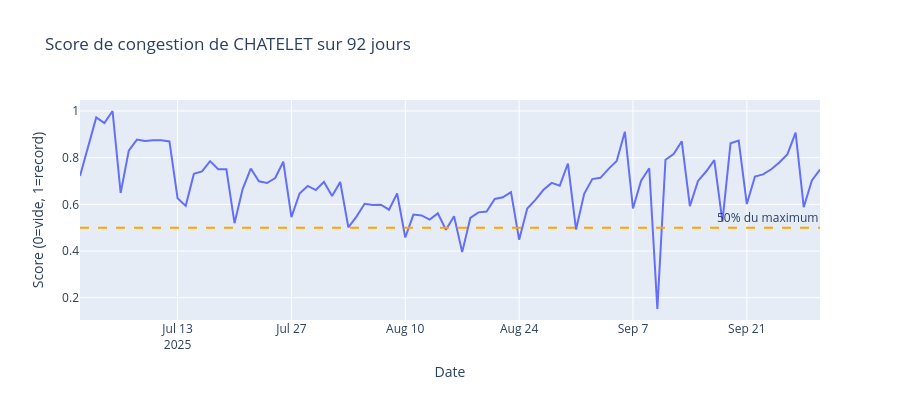

Notebook source saved alongside this figure:
### Markdown cell above
---
## ÉTAPE 3.6 — Score de congestion

### Pourquoi ?
Le score = NB_VALD / max historique de l'arrêt.
Il permet de **comparer des arrêts de tailles très différentes**.
Saint-Lazare à 0.5 = 50% de son record.
Ablon à 0.5 = 50% de son record.
Les deux arrêts sont comparables malgré des volumes très différents.

### Code cell
# Calculer le score de congestion
df = pp.add_congestion_score(df)

print('Score de congestion créé :')
print(df['score_congestion'].describe())

# Distribution du score
fig, axes = plt.subplots(1, 2, figsize=(14, 5))
fig.suptitle('Score de congestion', fontsize=13, fontweight='bold')

# Histogramme
axes[0].hist(df['score_congestion'], bins=50, color='steelblue',
             edgecolor='white', alpha=0.8)
axes[0].set_xlabel('Score de congestion (0=vide, 1=record)')
axes[0].set_ylabel('Nombre de lignes')
axes[0].set_title('Distribution du score')

# Score moyen par arrêt (Top 20)
score_moy = (df.groupby('LIBELLE_ARRET')['score_congestion']
               .mean().nlargest(20).reset_index())
axes[1].barh(score_moy['LIBELLE_ARRET'], score_moy['score_congestion'],
             color='coral')
axes[1].set_xlabel('Score moyen de congestion')
axes[1].set_title('Top 20 arrêts par score moyen')
axes[1].invert_yaxis()

plt.tight_layout()
plt.show()

# Exemple : score de CHATELET dans le temps
df_chatelet = df[df['LIBELLE_ARRET'] == 'CHATELET'].sort_values('JOUR')

fig = px.line(
    df_chatelet, x='JOUR', y='score_congestion',
    title='Score de congestion de CHATELET sur 92 jours',
    labels={'score_congestion': 'Score (0=vide, 1=record)', 'JOUR': 'Date'}
)
fig.add_hline(y=0.5, line_dash='dash', line_color='orange',
              annotation_text='50% du maximum')
fig.update_layout(height=400)
fig.show()

### Figure 1 — Plotly figure (JSON) as saved in the notebook; plotly's stock layout.template omitted (floating-point values rounded to 4 significant figures)
{"data": [{"hovertemplate": "Date=%{x}<br>Score (0=vide, 1=record)=%{y}<extra></extra>", "legendgroup": "", "line": {"color": "#636efa", "dash": "solid"}, "marker": {"symbol": "circle"}, "mode": "lines", "name": "", "orientation": "v", "showlegend": false, "type": "scatter", "x": ["2025-07-01T00:00:00", "2025-07-02T00:00:00", "2025-07-03T00:00:00", "2025-07-04T00:00:00", "2025-07-05T00:00:00", "2025-07-06T00:00:00", "2025-07-07T00:00:00", "2025-07-08T00:00:00", "2025-07-09T00:00:00", "2025-07-10T00:00:00", "2025-07-11T00:00:00", "2025-07-12T00:00:00", "2025-07-13T00:00:00", "2025-07-14T00:00:00", "2025-07-15T00:00:00", "2025-07-16T00:00:00", "2025-07-17T00:00:00", "2025-07-18T00:00:00", "2025-07-19T00:00:00", "2025-07-20T00:00:00", "2025-07-21T00:00:00", "2025-07-22T00:00:00", "2025-07-23T00:00:00", "2025-07-24T00:00:00", "2025-07-25T00:00:00", "2025-07-26T00:00:00", "2025-07-27T00:00:00", "2025-07-28T00:00:00", "2025-07-29T00:00:00", "2025-07-30T00:00:00", "2025-07-31T00:00:00", "2025-08-01T00:00:00", "2025-08-02T00:00:00", "2025-08-03T00:00:00", "2025-08-04T00:00:00", "2025-08-05T00:00:00", "2025-08-06T00:00:00", "2025-08-07T00:00:00", "2025-08-08T00:00:00", "2025-08-09T00:00:00", "2025-08-10T00:00:00", "2025-08-11T00:00:00", "2025-08-12T00:00:00", "2025-08-13T00:00:00", "2025-08-14T00:00:00", "2025-08-15T00:00:00", "2025-08-16T00:00:00", "2025-08-17T00:00:00", "2025-08-18T00:00:00", "2025-08-19T00:00:00", "2025-08-20T00:00:00", "2025-08-21T00:00:00", "2025-08-22T00:00:00", "2025-08-23T00:00:00", "2025-08-24T00:00:00", "2025-08-25T00:00:00", "2025-08-26T00:00:00", "2025-08-27T00:00:00", "2025-08-28T00:00:00", "2025-08-29T00:00:00", "2025-08-30T00:00:00", "2025-08-31T00:00:00", "2025-09-01T00:00:00", "2025-09-02T00:00:00", "2025-09-03T00:00:00", "2025-09-04T00:00:00", "2025-09-05T00:00:00", "2025-09-06T00:00:00", "2025-09-07T00:00:00", "2025-09-08T00:00:00", "2025-09-09T00:00:00", "2025-09-10T00:00:00", "2025-09-11T00:00:00", "2025-09-12T00:00:00", "2025-09-13T00:00:00", "2025-09-14T00:00:00", "2025-09-15T00:00:00", "2025-09-16T00:00:00", "2025-09-17T00:00:00", "2025-09-18T00:00:00", "2025-09-19T00:00:00", "2025-09-20T00:00:00", "2025-09-21T00:00:00", "2025-09-22T00:00:00", "2025-09-23T00:00:00", "2025-09-24T00:00:00", "2025-09-25T00:00:00", "2025-09-26T00:00:00", "2025-09-27T00:00:00", "2025-09-28T00:00:00", "2025-09-29T00:00:00", "2025-09-30T00:00:00"], "xaxis": "x", "y": [0.721, 0.848, 0.9726, 0.9485, 1, 0.6485, 0.8305, 0.8776, 0.8717, 0.8748, 0.8742, 0.8696, 0.6262, 0.5934, 0.7305, 0.7414, 0.785, 0.7507, 0.7502, 0.5193, 0.6651, 0.7532, 0.6986, 0.6914, 0.7128, 0.7824, 0.5453, 0.6463, 0.6788, 0.6611, 0.6962, 0.6352, 0.6957, 0.5016, 0.5472, 0.6023, 0.5967, 0.5985, 0.5769, 0.6463, 0.4577, 0.5561, 0.5522, 0.5344, 0.5613, 0.491, 0.5491, 0.3952, 0.5418, 0.5656, 0.5693, 0.6229, 0.63, 0.6524, 0.4485, 0.5823, 0.619, 0.6623, 0.6918, 0.6801, 0.7749, 0.4924, 0.6452, 0.7082, 0.7137, 0.7521, 0.7858, 0.9112, 0.5825, 0.7012, 0.7549, 0.1514, 0.7909, 0.8157, 0.8702, 0.5921, 0.7003, 0.7406, 0.7895, 0.5262, 0.8619, 0.8733, 0.6013, 0.7193, 0.7282, 0.7503, 0.7797, 0.815, 0.9074, 0.5878, 0.7025, 0.7493], "yaxis": "y"}], "layout": {"annotations": [{"showarrow": false, "text": "50% du maximum", "x": 1, "xanchor": "right", "xref": "x domain", "y": 0.5, "yanchor": "bottom", "yref": "y"}], "height": 400, "legend": {"tracegroupgap": 0}, "shapes": [{"line": {"color": "orange", "dash": "dash"}, "type": "line", "x0": 0, "x1": 1, "xref": "x domain", "y0": 0.5, "y1": 0.5, "yref": "y"}], "title": {"text": "Score de congestion de CHATELET sur 92 jours"}, "xaxis": {"anchor": "y", "domain": [0, 1], "title": {"text": "Date"}}, "yaxis": {"anchor": "x", "domain": [0, 1], "title": {"text": "Score (0=vide, 1=record)"}}}}
